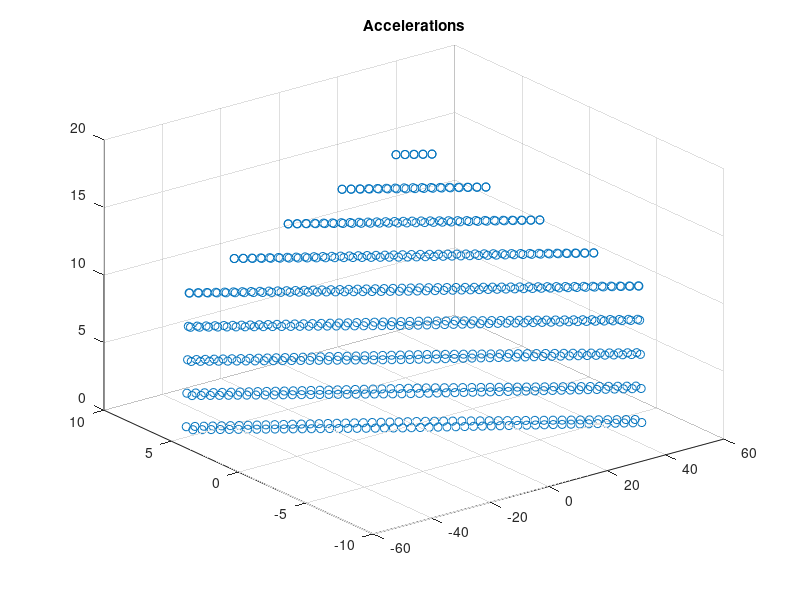

This chart was generated by the following MATLAB code: (Note: this script raises an error after producing the figure.)
%% Trying to deduce why the inverse matrix of A isn't giving me expect values for adhesion load

load('3DscatterLimit3.mat')

nonumbers = isnan(limit(:,1));
limit(nonumbers,:) = [];
noinf = isinf(limit(:,3)); 
limit(noinf,:) = [];

figure
scatter3(limit(:,1),limit(:,3),limit(:,2))
title('Accelerations')


%% Define some stuff 
r = 9/2*0.0254; % Distance from COM to back
d = 0.081;      % Distance from surface to ATI
alpha = 11.35;  % [deg]

A = defineGeometry(alpha,r);
trans = @(r) [1 0 0; 0 1 0; r 0 1];

%% Double check on straight-up accelerations

nSim = length(limit);

tensions = zeros(nSim,4);

for kk = 1:nSim
    tensions(kk,:) = ( lsqnonneg(A,limit(kk,:)') )';
end
tensions

% This seems to check out 

%% Translate to Wrist and verify this still works

trans_wrist = trans(r);
limit_wrist = (trans_wrist*limit')'
figure
figure
scatter3(limit_wrist(:,1),limit_wrist(:,2),limit_wrist(:,3))
title('Accelerations at Wrist')

% Plot wrist limits 

    hold on
    ATIoffset = -0.081;
    twisting = importATI('data/2016_07_08_trial2/twisting',ATIoffset)
    scatter3(twisting(:,1),twisting(:,2),twisting(:,3),60,'*')

    pull = importATI('data/2016_07_08_trial2/Zdir',ATIoffset)
    scatter3(pull(:,1),pull(:,2),pull(:,3),60,'*')

    tangential = importATI('data/2016_07_08_trial2/Ydir',ATIoffset)
    scatter3(tangential(:,1),tangential(:,2),tangential(:,3),60,'*')

    legend('predicted','twisting','Normal','Tangential')

% Calc the presumed tensions for simulation
nSim = length(limit_wrist);
tensions = zeros(nSim,4);

for kk = 1:nSim
    tensions(kk,:) = ( lsqnonneg(trans_wrist*A,limit_wrist(kk,:)') )';
end
tensions; % Checks out

% Calc presumed tensions for data
data = [twisting;pull];
nData = length(data);
for kk = 1:nData
    tensionsData(kk,:) = ( lsqnonneg(trans_wrist*A,data(kk,:)') )';
end
tensionsData

%% Translate to ATI and verify it still works
trans_ATI = trans(r+d);
limit_ATI = (trans_ATI*limit')'
figure
scatter3(limit_ATI(:,1),limit_ATI(:,3),limit_ATI(:,2))
title('Forces at ATI')
xlabel('F_x [N]')
ylabel('F_y [N]')
zlabel('T_z [Nm]')
title('Sustainable Force/Torque at ATI')


nSim = length(limit_ATI);
tensions = zeros(nSim,4);

for kk = 1:nSim
    tensions(kk,:) = ( lsqnonneg(trans_ATI*A,limit_ATI(kk,:)') )';
end
tensions

% Checks out

%% Conclusion
% So it looks like I was just getting compression/tension mixed up here.
% The Fy force was being registered as positive in the ATI sensor (makes
% sense) but I was calculating negative Fy forces for my model's limit 
